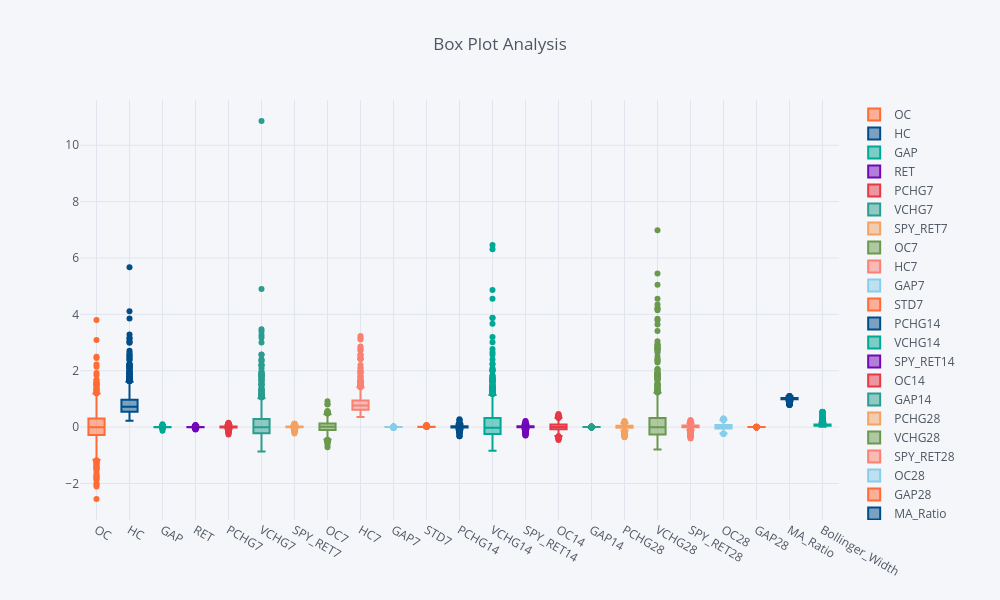

Notebook cell for this chart:
### Code cell
# Study distribution without outlier features
X.drop(['LB7','Intraday_Intensity','RSI','Stochastic_K'], axis=1).iplot(
    kind="box",
    showlegend=True,
    title="Box Plot Analysis",
    )

### Figure 1 — Plotly figure (JSON) as saved in the notebook; plotly's stock layout.template omitted (floating-point values rounded to 4 significant figures; data arrays with more than 128 entries replaced by an {"elided": "..."} marker saying what was removed)
{"data": [{"marker": {"color": "#FF6B35"}, "name": "OC", "type": "box", "y": {"elided": "1401 float values"}}, {"marker": {"color": "#004E89"}, "name": "HC", "type": "box", "y": {"elided": "1401 float values"}}, {"marker": {"color": "#00A896"}, "name": "GAP", "type": "box", "y": {"elided": "1401 float values"}}, {"marker": {"color": "#7209B7"}, "name": "RET", "type": "box", "y": {"elided": "1401 float values"}}, {"marker": {"color": "#E63946"}, "name": "PCHG7", "type": "box", "y": {"elided": "1401 float values"}}, {"marker": {"color": "#2A9D8F"}, "name": "VCHG7", "type": "box", "y": {"elided": "1401 float values"}}, {"marker": {"color": "#F4A261"}, "name": "SPY_RET7", "type": "box", "y": {"elided": "1401 float values"}}, {"marker": {"color": "#6A994E"}, "name": "OC7", "type": "box", "y": {"elided": "1401 float values"}}, {"marker": {"color": "#FA8072"}, "name": "HC7", "type": "box", "y": {"elided": "1401 float values"}}, {"marker": {"color": "#87CEEB"}, "name": "GAP7", "type": "box", "y": {"elided": "1401 float values"}}, {"marker": {"color": "#FF6B35"}, "name": "STD7", "type": "box", "y": {"elided": "1401 float values"}}, {"marker": {"color": "#004E89"}, "name": "PCHG14", "type": "box", "y": {"elided": "1401 float values"}}, {"marker": {"color": "#00A896"}, "name": "VCHG14", "type": "box", "y": {"elided": "1401 float values"}}, {"marker": {"color": "#7209B7"}, "name": "SPY_RET14", "type": "box", "y": {"elided": "1401 float values"}}, {"marker": {"color": "#E63946"}, "name": "OC14", "type": "box", "y": {"elided": "1401 float values"}}, {"marker": {"color": "#2A9D8F"}, "name": "GAP14", "type": "box", "y": {"elided": "1401 float values"}}, {"marker": {"color": "#F4A261"}, "name": "PCHG28", "type": "box", "y": {"elided": "1401 float values"}}, {"marker": {"color": "#6A994E"}, "name": "VCHG28", "type": "box", "y": {"elided": "1401 float values"}}, {"marker": {"color": "#FA8072"}, "name": "SPY_RET28", "type": "box", "y": {"elided": "1401 float values"}}, {"marker": {"color": "#87CEEB"}, "name": "OC28", "type": "box", "y": {"elided": "1401 float values"}}, {"marker": {"color": "#FF6B35"}, "name": "GAP28", "type": "box", "y": {"elided": "1401 float values"}}, {"marker": {"color": "#004E89"}, "name": "MA_Ratio", "type": "box", "y": {"elided": "1401 float values"}}, {"marker": {"color": "#00A896"}, "name": "Bollinger_Width", "type": "box", "y": {"elided": "1401 float values"}}], "layout": {"height": 600, "legend": {"bgcolor": "#F5F6F9", "font": {"color": "#4D5663"}}, "paper_bgcolor": "#F5F6F9", "plot_bgcolor": "#F5F6F9", "showlegend": true, "title": {"text": "Box Plot Analysis"}, "width": 1000, "xaxis": {"gridcolor": "#E1E5ED", "showgrid": true, "tickfont": {"color": "#4D5663"}, "title": {"font": {"color": "#4D5663"}, "text": ""}, "zerolinecolor": "#E1E5ED"}, "yaxis": {"gridcolor": "#E1E5ED", "showgrid": true, "tickfont": {"color": "#4D5663"}, "title": {"font": {"color": "#4D5663"}, "text": ""}, "zerolinecolor": "#E1E5ED"}}}
